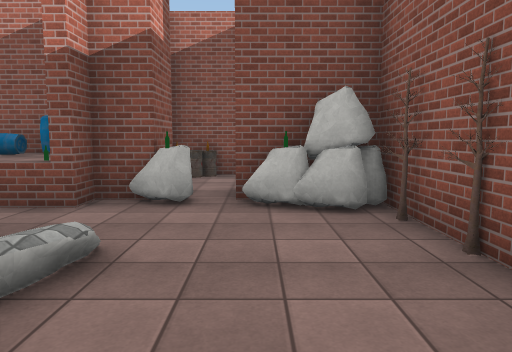
View 1 (above)

18 first-person views from a walk through a Unity game level. The camera is 1.5 m above the floor, tilts 6° down and sees 70° across. The floor is counted in squares, 1.95 m on a side. Each view is taken from the middle of a square. On the plan, view 1 faces up. The plan holds only what a view shows up to about 11 squares ahead; the rest is blank. The place goes on beyond the plan. The player character is not drawn. Some surface patterns are stand-ins.

View 2
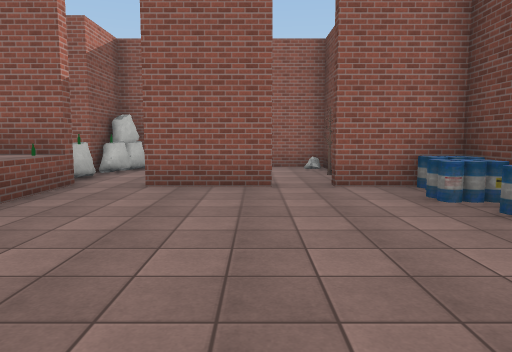

View 3
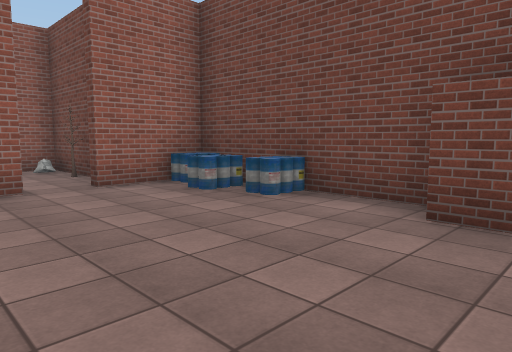

View 4
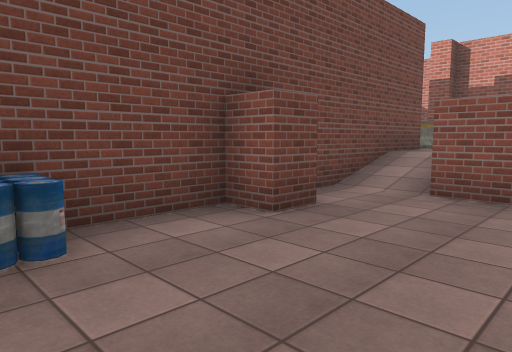

View 5
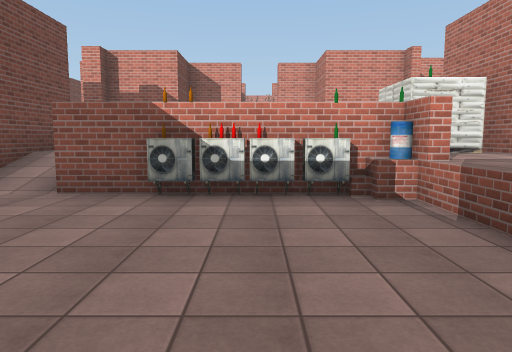

View 6
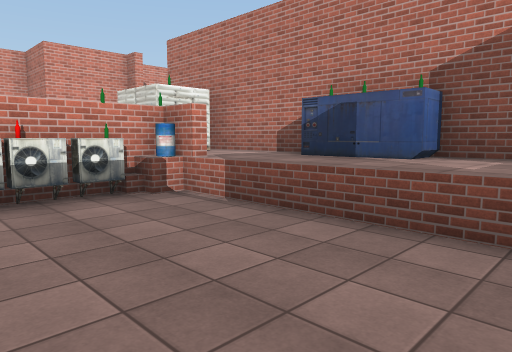

View 7
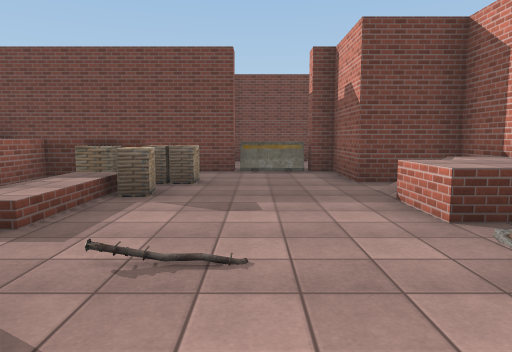

View 8
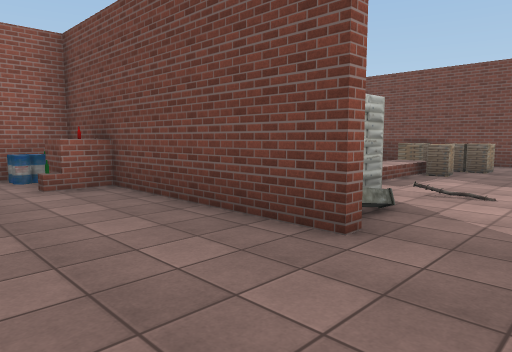

View 9
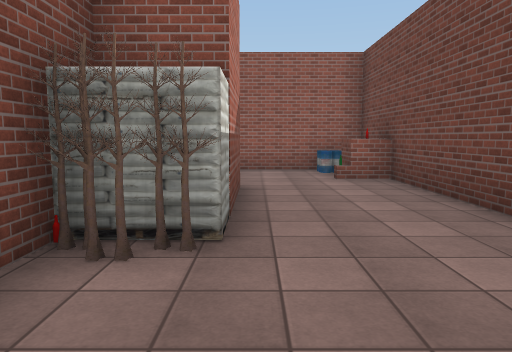

View 10
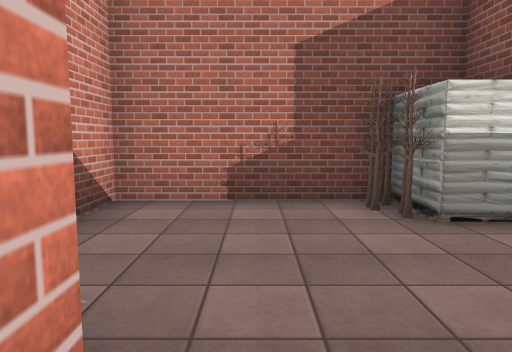

View 11
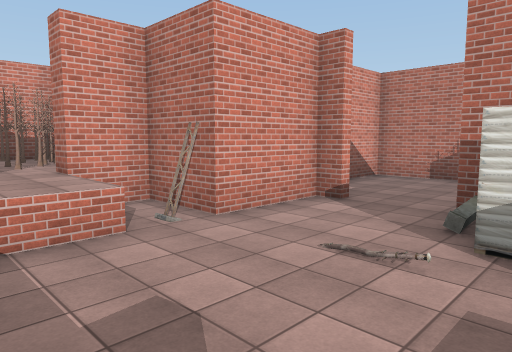

View 12
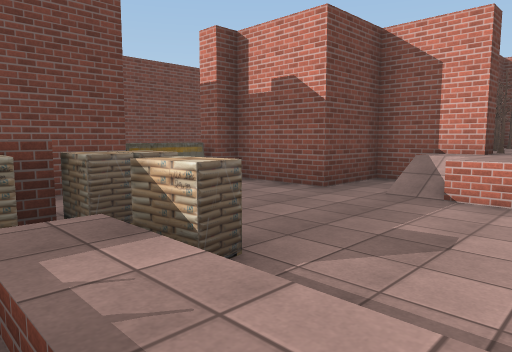

View 13
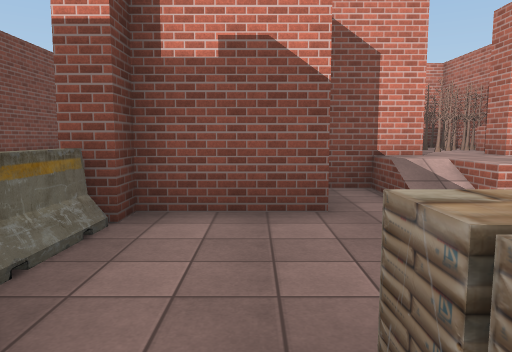

View 14
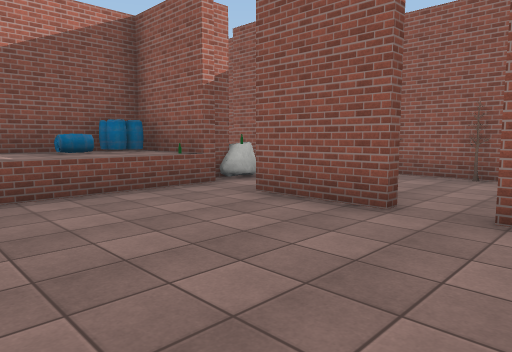

View 15
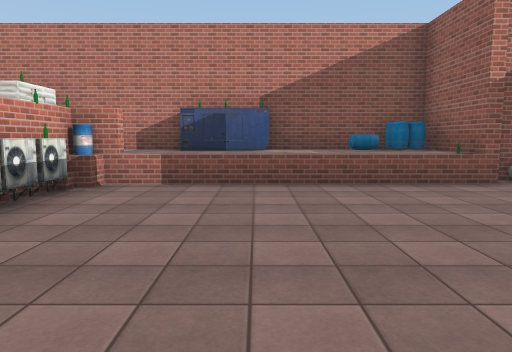

View 16
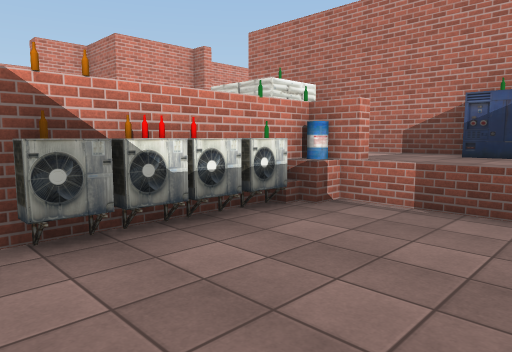

View 17
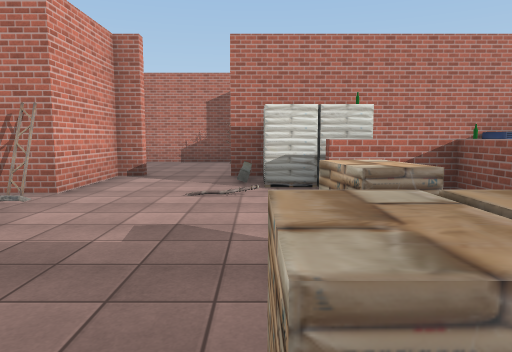

View 18
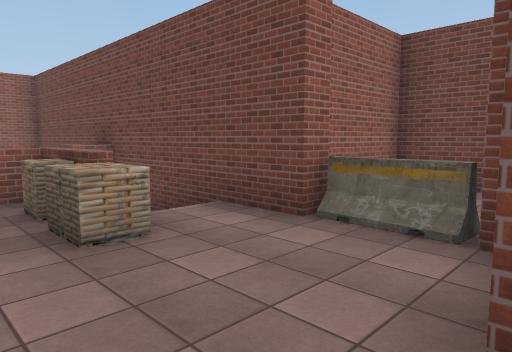

### Floor plan
Key: @ floor where view 1 was taken; # wall or solid block; x gap in a wall; . main floor; - floor 1 m lower than the main floor; : floor 1 m higher than the main floor; / step, stairs or slope; = window, fence, low wall or low ledge; ^ raised ledge; B barrel; T tree; L block; E bottle; O other object.
Columns run from 21 left of view 1 to 2 right of it. Each row starts with its distance up from view 1.
 11      ######
 10      #..TT##
  9      #.........#
  8       .........#
  7       ^......OB#   #
  6       #..#####  #BB##
  5       #...##.#   .B####
  4 OOT^###..x#^ =----=#- ##
  3 OTTT#//.../. ----------T
  2    ::::.../.O------ ---T
  1  OO T:/.../.E------#--T#
  0     #....^^^#--------@-#
 -1     ###...///------##T##
 -2       #LL.///-#-BBB#
 -3        .L#### ###
 -4        . #
 -5        . #
 -6  ###  ####

Where each view was taken, in squares from view 1:
view 1: 0 up, 0 right, facing up
view 2: 1 up, 8 left, facing right
view 3: 2 up, 8 left, facing down-right
view 4: 1 up, 4 left, facing down-left
view 5: 2 up, 4 left, facing left
view 6: 1 up, 4 left, facing up-left
view 7: 6 up, 13 left, facing down
view 8: 9 up, 14 left, facing down-right
view 9: 9 up, 15 left, facing right
view 10: 6 up, 14 left, facing up
view 11: 1 up, 11 left, facing up-left
view 12: 3 up, 10 left, facing down-left
view 13: 1 down, 11 left, facing left
view 14: 1 down, 6 left, facing up-right
view 15: 2 down, 6 left, facing up
view 16: 0 up, 6 left, facing up-left
view 17: 1 down, 12 left, facing up
view 18: 1 up, 15 left, facing down-right
